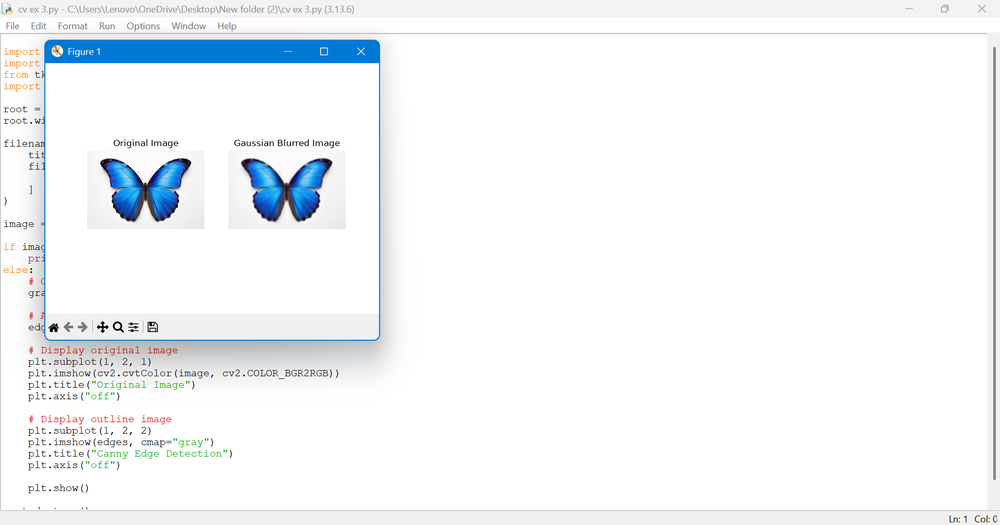
#> input picture lab experiments/ex 2.png, 1000 x 525 px, shrunk from 1918 x 1006 before the run
$ python 'cv ex 10.py'
#> lines starting #> are read from the running program, lines starting #| are printed output that depends on the picture

import cv2
import matplotlib.pyplot as plt
from tkinter import filedialog
import tkinter as tk

root = tk.Tk()
root.withdraw()

filename = filedialog.askopenfilename(
    title="Select an Image",
    filetypes=[("Image files", "*.jpg *.jpeg *.png *.bmp")]
)
#> the answer given: ex 2.png

image = cv2.imread(filename)
#> image is the input picture: shape (525, 1000, 3); mean B, G, R 247.7, 245.5, 242.8

if image is None:
    print("Image not selected or cannot be opened")
else:
    # Rotate image 90 degrees clockwise
    rotated = cv2.rotate(image, cv2.ROTATE_90_CLOCKWISE)
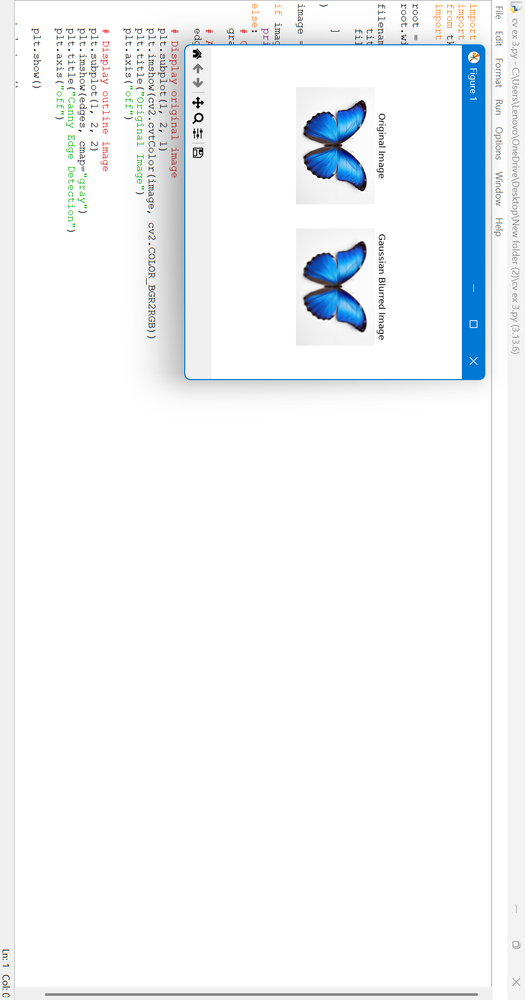
#> rotated: shape (1000, 525, 3); mean B, G, R 247.7, 245.5, 242.8

    # Convert images from BGR to RGB
    original = cv2.cvtColor(image, cv2.COLOR_BGR2RGB)
    rotated = cv2.cvtColor(rotated, cv2.COLOR_BGR2RGB)

    plt.subplot(1, 2, 1)
    plt.imshow(original)
    plt.title("Original Image")
    plt.axis("off")

    plt.subplot(1, 2, 2)
    plt.imshow(rotated)
    plt.title("90 Degree Clockwise Rotation")
    plt.axis("off")

    plt.tight_layout()
    plt.show()
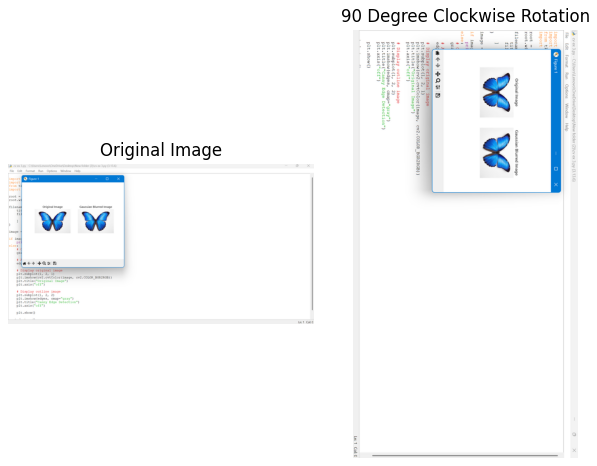
#> figure drawn by matplotlib, 2 panels

root.destroy()
